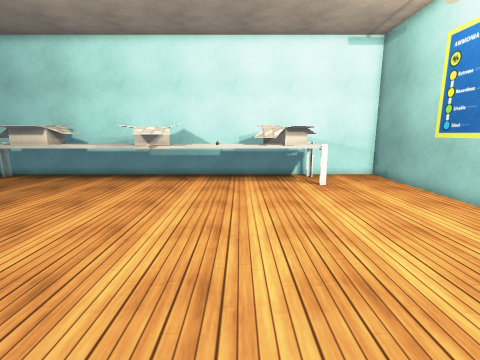
View 1 (above)

16 first-person views from a walk through a 3-D level made in the Unity game engine. The camera is 1.5 m above the floor, tilts 10° down and sees 85° across. The floor is counted in squares, 0.5 m on a side. Each view is taken from the middle of a square. On the plan, view 1 faces up. The plan holds only what a view shows up to about 19 squares ahead; the rest is blank. The place goes on beyond the plan. The player is left out. Some surface patterns are stand-ins.

View 2
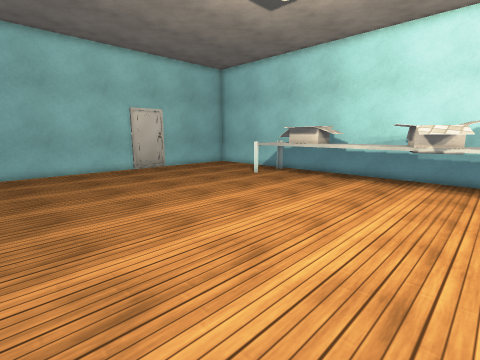

View 3
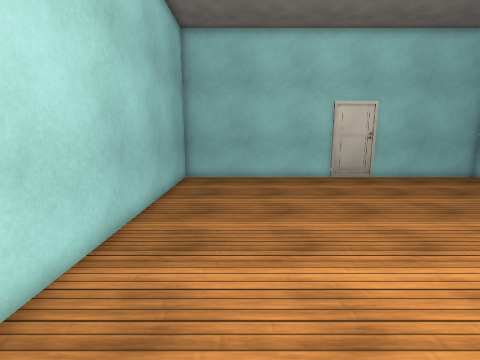

View 4
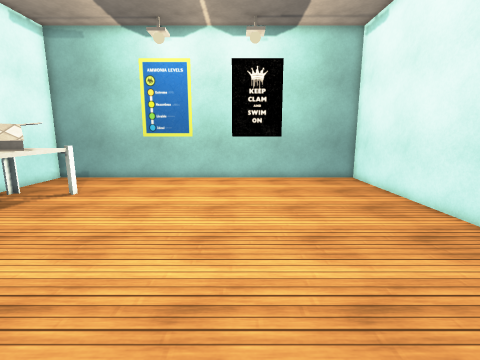

View 5
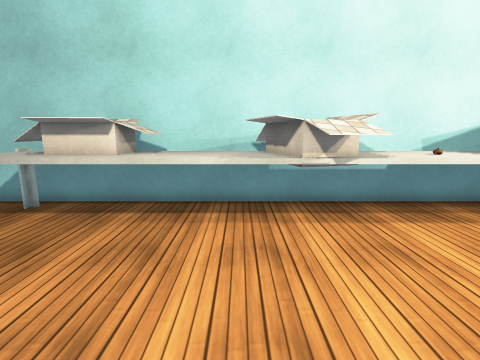

View 6
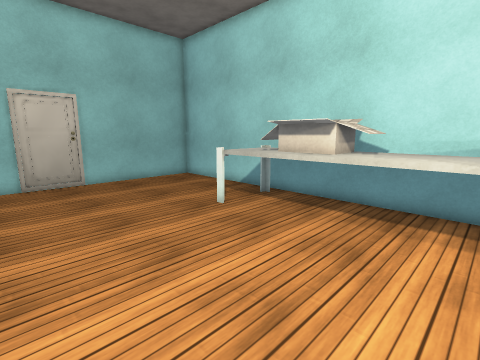

View 7
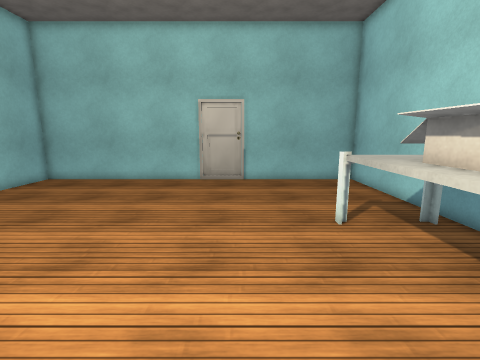

View 8
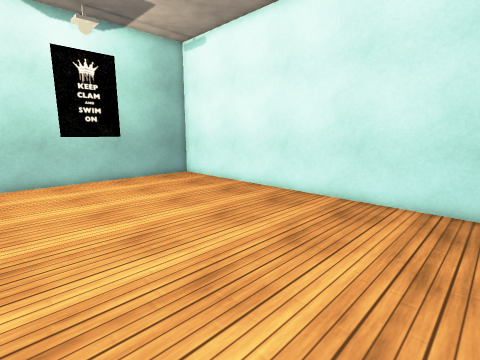

View 9
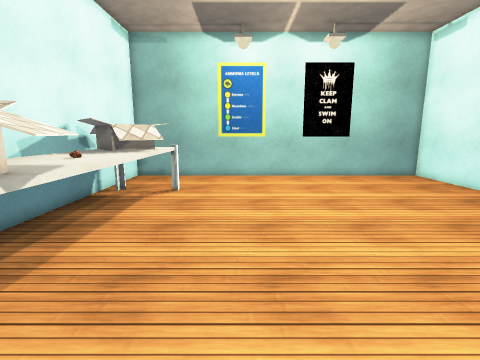

View 10
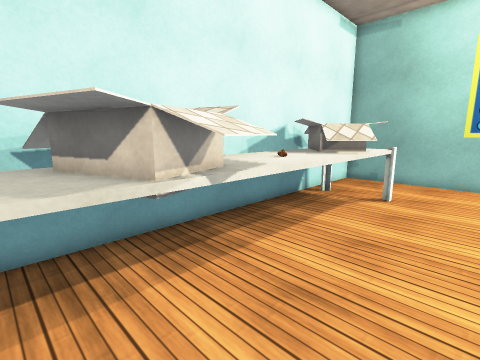

View 11
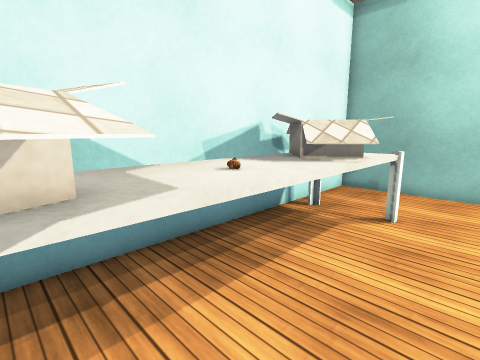

View 12
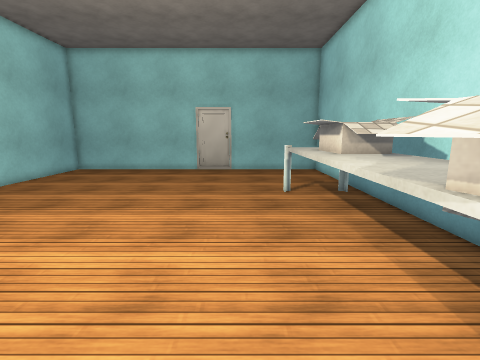

View 13
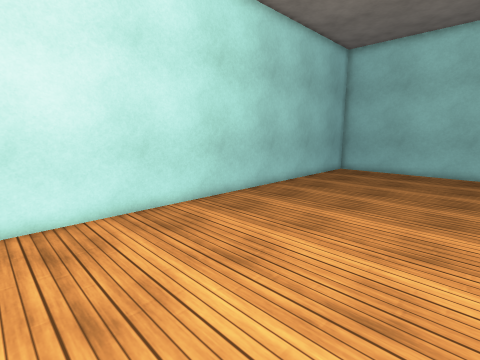

View 14
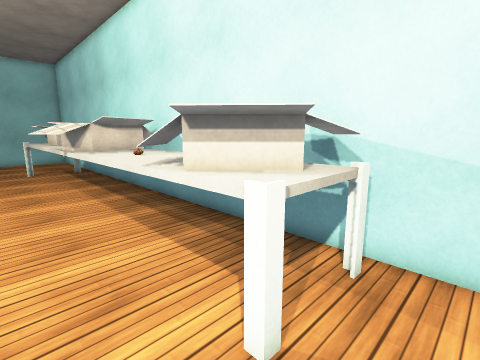

View 15
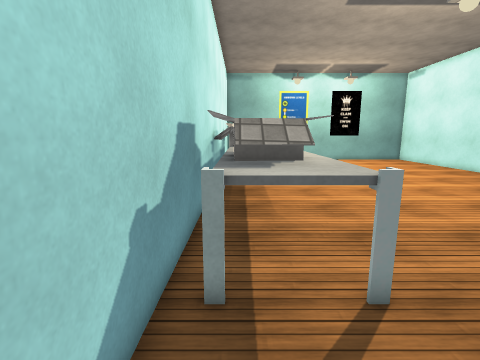

View 16
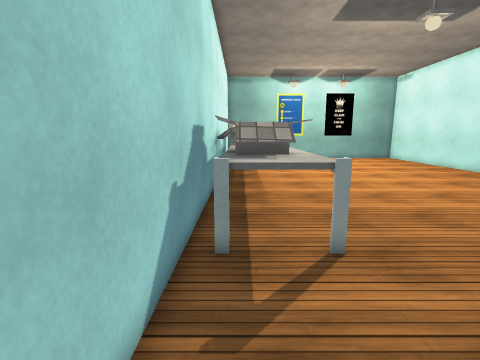

### Floor plan
Key: @ floor where view 1 was taken; # wall or solid block; . floor; ^ raised ledge; T thing the floor can be seen under or through; O other object.
Columns run from 25 left of view 1 to 10 right of it. Each row starts with its distance up from view 1.
 20      ###############################
 19 #####   ##########OOO###   #OO#    #
 18 #........^#OOOO^^^OO##^^^^^#OOT....#
 17 #........^OOOOO^^^#OO#^^O^^O OT....#
 16 #........^O###^^^^#OOO^^^^OOOT^....#
 15 #.......#..###....#OOO.....OTT.....#
 14 #..................................#
 13 #..................................#
 12 #..................................#
 11 #..................................#
 10 #..................................#
  9 #..................................#
  8 #..................................#
  7 #..................................#
  6 #..................................#
  5 #..................................#
  4 #..................................#
  3 #..................................#
  2 #..................................#
  1 #..................................#
  0 #........................@.........#
 -1 ####################################

Positions as (right, up) in squares from view 1, and headings:
1: (0, 0), facing up
2: (-3, 0), facing up-left
3: (-7, 3), facing left
4: (-8, 7), facing right
5: (-8, 8), facing up
6: (-8, 8), facing up-left
7: (-8, 12), facing left
8: (-8, 11), facing down-right
9: (-9, 12), facing right
10: (-8, 12), facing up-right
11: (-5, 13), facing up-right
12: (-3, 13), facing left
13: (-3, 9), facing down-left
14: (7, 13), facing up-left
15: (-21, 18), facing right
16: (-23, 18), facing right
